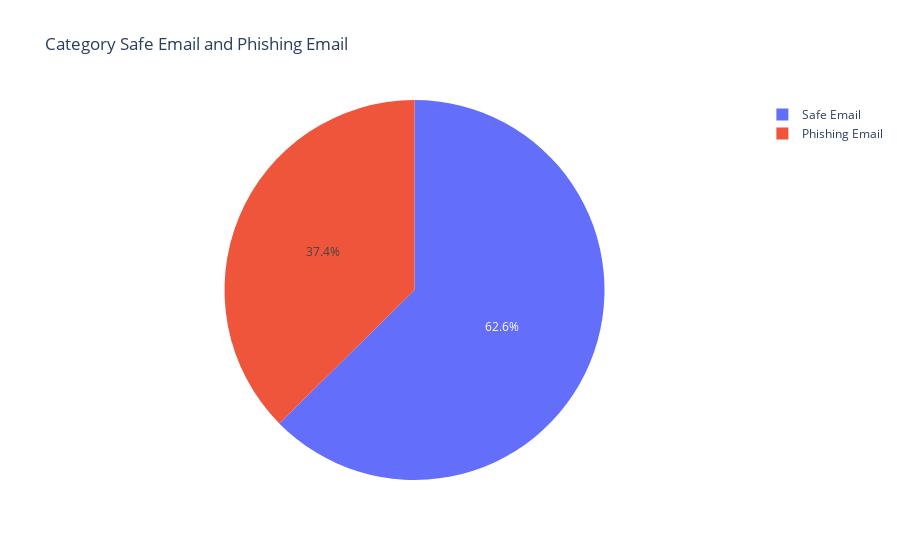

The cell this chart's notebook holds for it:
### Code cell
# Create the pie chart
fig_pie = px.pie(df['Email Type'].value_counts(), names=df['Email Type'].value_counts().index,
                 values=df['Email Type'].value_counts().values, title="Category Safe Email and Phishing Email")

# Show the pie chart
fig_pie.show()

### Figure 1 — Plotly figure (JSON) as saved in the notebook; plotly's stock layout.template omitted (floating-point values rounded to 4 significant figures)
{"data": [{"domain": {"x": [0, 1], "y": [0, 1]}, "hovertemplate": "label=%{label}<br>value=%{value}<extra></extra>", "labels": ["Safe Email", "Phishing Email"], "legendgroup": "", "name": "", "showlegend": true, "type": "pie", "values": [10980, 6558]}], "layout": {"legend": {"tracegroupgap": 0}, "title": {"text": "Category Safe Email and Phishing Email"}}}
